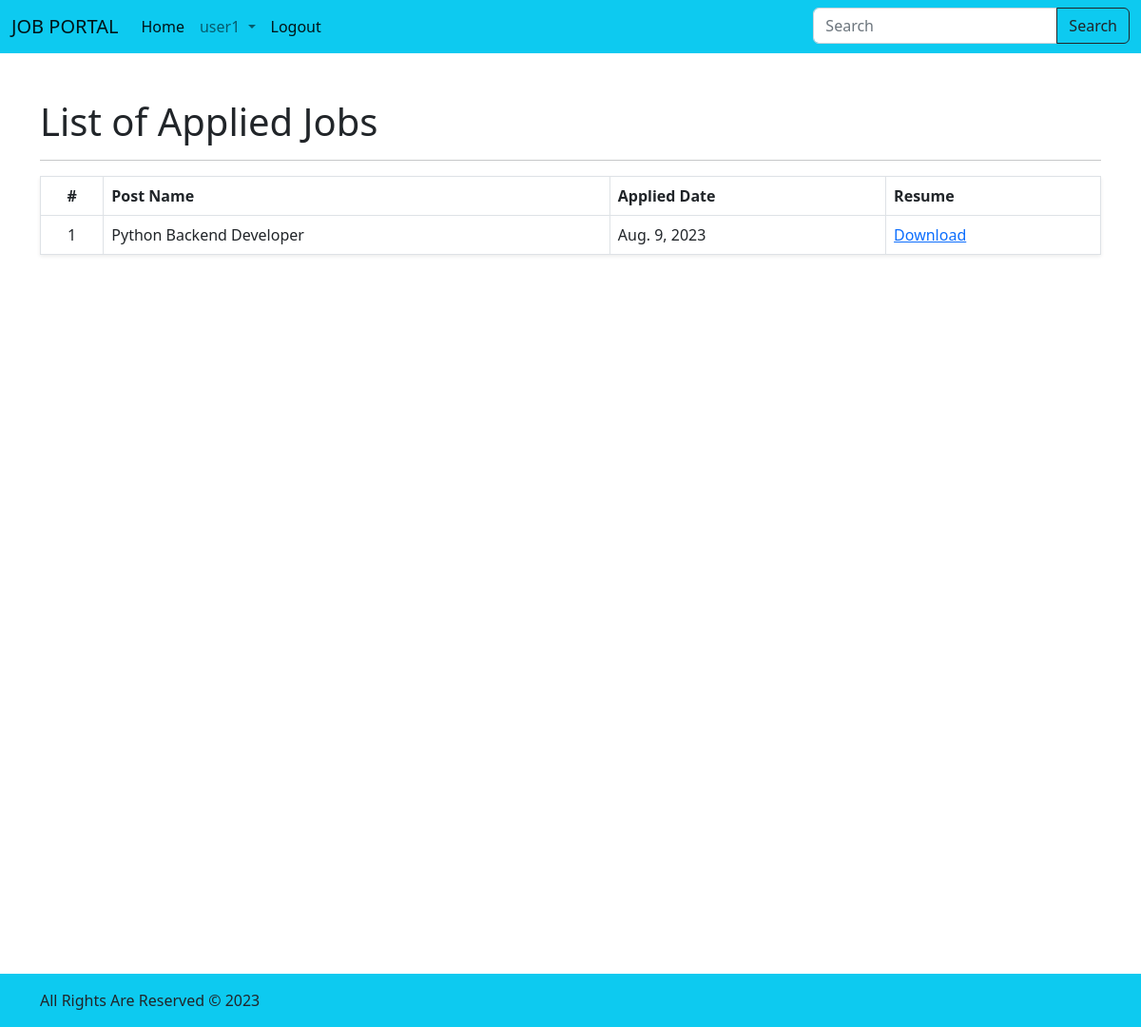
The page /applied-job/list/ (signed in) on the database as committed earlier.
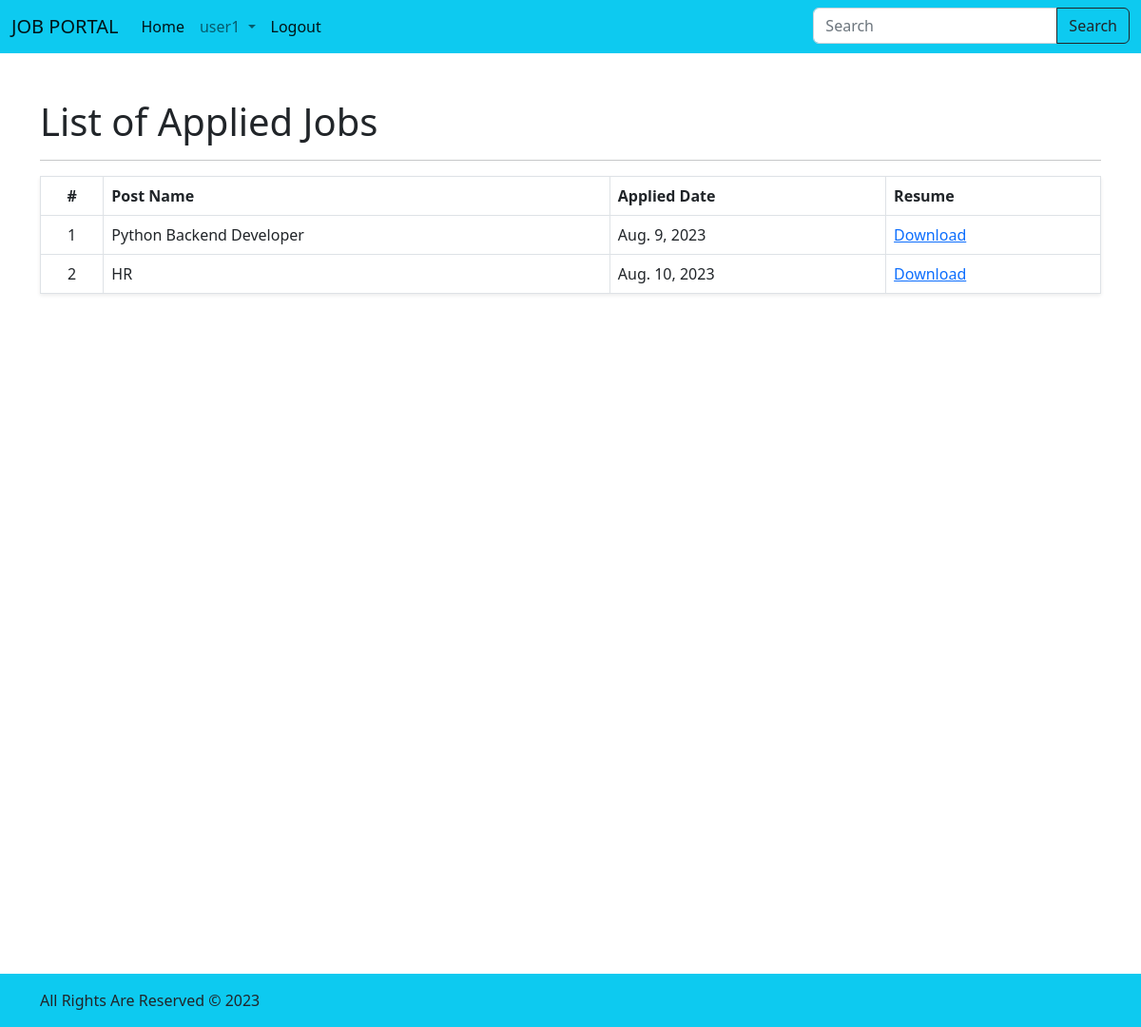
The same page on the database as committed later.
### core/models.py (models this page shows, shortened)
class AppliedModel(models.Model):
    jobpost = models.ForeignKey(
        JobPostModel, on_delete=models.CASCADE, blank=True, null=True
    )
    resume = models.FileField(upload_to="core/applied/resumes/", blank=True, null=True)
    date = models.DateTimeField(auto_now_add=True)
    user = models.ForeignKey(settings.AUTH_USER_MODEL, on_delete=models.CASCADE)

class JobPostModel(models.Model):
    class CatChoices(models.TextChoices):
        Accounting = "Accounting", "Accounting"
        administrative_assistant = "admini", "Administrative Assistant"
        architect = "architect", "Architect"
        computer_programmer = "cp", "Computer Programmer"
        Construction = "con", "Construction"
        Customer_service = "cs", "Ustomer Service"
        dbadministrator = "dbadmini", "Database Administrator"
        HR = "hr", "Human Resources"
        marketing = "marketing", "Marketing"
        retail = "retail", "Retail"
        sales = "sales", "Sales"
    class QualificationChoices(models.TextChoices):
        Phd = "phd", "PhD"
        PG = "PG", "Post Graduate"
        UG = "UG", "Under Graduate"
        Diploma = "Dip", "Diploma"
        X = "X", "SSLC"
    class EmploymentTypeChoices(models.TextChoices):
        Full_time = "full", "Full Time"
        Part_time = "part", "Part Time"
    category = models.ForeignKey(
        Category, on_delete=models.SET_NULL, blank=True, null=True
    )
    post_name = models.CharField(max_length=64)
    company_name = models.CharField(max_length=64)
    qualification = models.CharField(
        max_length=64, choices=QualificationChoices.choices
    )
    skills = models.TextField(max_length=60)
    experience = models.FloatField()
    no_of_vacancy = models.IntegerField()
    location = models.CharField(max_length=255)
    salary = models.FloatField()
    employment_type = models.CharField(
        max_length=64, choices=EmploymentTypeChoices.choices
    )
    last_date = models.DateField()
    created_on = models.DateTimeField(auto_now_add=True)
    updated_on = models.DateTimeField(auto_now=True)
    posted_by = models.ForeignKey(
        settings.AUTH_USER_MODEL,
        on_delete=models.CASCADE,
        related_name="jobposts",
        blank=True,
    )

### core/views.py (the view)
# urls.py: path("applied-job/list/", views.AppliedListView.as_view(), name="applied_job_list"),
class AppliedListView(LoginRequiredMixin, views.ListView):
    template_name = "applied_list.html"
    model = models.AppliedModel
    context_object_name = "appliedjobs"
    def get_queryset(self) -> QuerySet[Any]:
        qs = super().get_queryset()
        employer = getattr(self.request.user, "employermodel", False)
        jobseeker = getattr(self.request.user, "jobseekermodel", False)
        if employer:
            jobposts = employer.jobposts.values_list("id", flat=True)
            qs = qs.filter(jobpost__id__in=jobposts)
        elif jobseeker:
            qs = qs.filter(user=self.request.user)
        return qs

### templates/applied_list.html
{% extends 'base.html' %} {% block content %}
<div class="container-lg py-lg-5 py-3 min-vh-100">
  <div class="row">
    <div class="col">
      <h1>List of Applied Jobs</h1>
      <hr />
    </div>
  </div>
  <div class="row">
    <div class="col">
      <table class="table table-bordered align-middle shadow-sm">
        <thead>
          <tr>
            <th class="text-center">#</th>
            <th>Post Name</th>
            <th>Applied Date</th>
            <th>Resume</th>
          </tr>
        </thead>
        <tbody>
          {% for appliedjob in appliedjobs %}
          <tr>
            <td class="text-center">{{forloop.counter}}</td>
            <td>{{appliedjob.jobpost.post_name}}</td>
            <td>{{appliedjob.date|date}}</td>
            <td>
              {% if appliedjob.resume %}
              <a
                href=""
                download="{{appliedjob.resume.url}}"
                class="link-primary"
                >Download</a
              >
              {% else %} No resume found!! {% endif %}
            </td>
          </tr>
          {% empty %}
          <tr>
            <td colspan="5">Nobody applied Yet!</td>
          </tr>
          {% endfor %}
        </tbody>
      </table>
    </div>
  </div>
</div>
<br />
<br />
<br />
<br />
<br />
<br />
<br />
{% endblock %}

Rows that differ between the two databases and show on the page:
added AppliedModel: jobpost.post_name "HR", date "Aug. 10, 2023"
